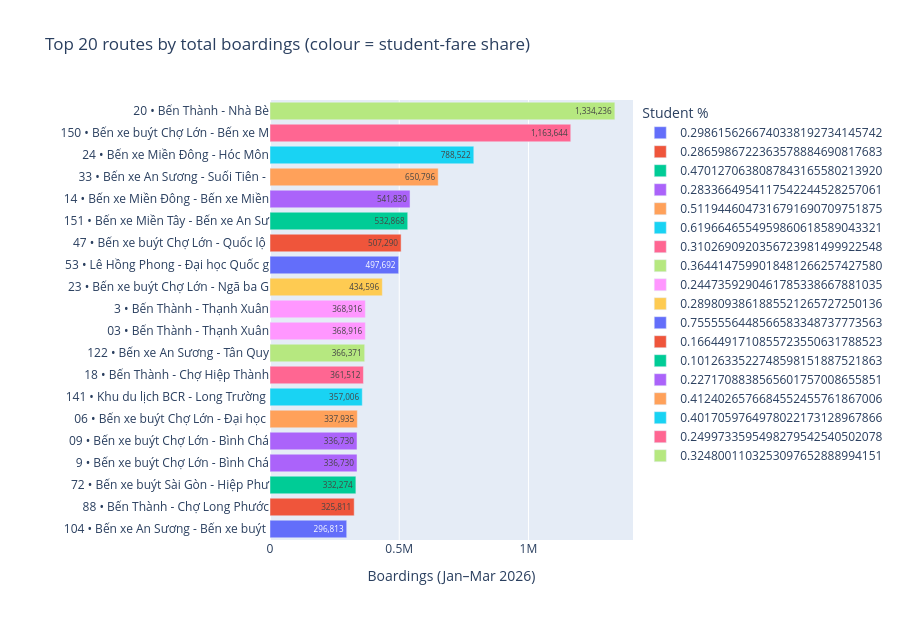

The notebook cell saved with this chart:
### Code cell
# Top 20 routes — total boardings
top = route_demand.head(20).copy()
top['label'] = top['route_no'] + ' • ' + top['route_name'].str[:30]
fig = px.bar(
    top.sort_values('boardings'),
    x='boardings', y='label', orientation='h',
    color='student_share', color_continuous_scale='Plasma',
    title='Top 20 routes by total boardings (colour = student-fare share)',
    labels={'boardings':'Boardings (Jan–Mar 2026)', 'label':'', 'student_share':'Student %'},
    text='boardings',
)
fig.update_traces(texttemplate='%{text:,.0f}', textposition='inside')
fig.update_layout(height=620, margin=dict(l=270))
fig.show()

### Figure 1 — Plotly figure (JSON) as saved in the notebook; plotly's stock layout.template omitted (floating-point values rounded to 4 significant figures)
{"data": [{"hovertemplate": "Student %=0.2986156266740338192734145742<br>Boardings (Jan–Mar 2026)=%{text}<br>=%{y}<extra></extra>", "legendgroup": "0.2986156266740338192734145742", "marker": {"color": "#636efa", "pattern": {"shape": ""}}, "name": "0.2986156266740338192734145742", "orientation": "h", "showlegend": true, "text": [296800.0], "textposition": "inside", "texttemplate": "%{text:,.0f}", "type": "bar", "x": [296813], "xaxis": "x", "y": ["104 • Bến xe An Sương - Bến xe buýt "], "yaxis": "y"}, {"hovertemplate": "Student %=0.2865986722363578884690817683<br>Boardings (Jan–Mar 2026)=%{text}<br>=%{y}<extra></extra>", "legendgroup": "0.2865986722363578884690817683", "marker": {"color": "#EF553B", "pattern": {"shape": ""}}, "name": "0.2865986722363578884690817683", "orientation": "h", "showlegend": true, "text": [325800.0], "textposition": "inside", "texttemplate": "%{text:,.0f}", "type": "bar", "x": [325811], "xaxis": "x", "y": ["88 • Bến Thành - Chợ Long Phước"], "yaxis": "y"}, {"hovertemplate": "Student %=0.4701270638087843165580213920<br>Boardings (Jan–Mar 2026)=%{text}<br>=%{y}<extra></extra>", "legendgroup": "0.4701270638087843165580213920", "marker": {"color": "#00cc96", "pattern": {"shape": ""}}, "name": "0.4701270638087843165580213920", "orientation": "h", "showlegend": true, "text": [332300.0], "textposition": "inside", "texttemplate": "%{text:,.0f}", "type": "bar", "x": [332274], "xaxis": "x", "y": ["72 • Bến xe buýt Sài Gòn - Hiệp Phư"], "yaxis": "y"}, {"hovertemplate": "Student %=0.2833664954117542244528257061<br>Boardings (Jan–Mar 2026)=%{text}<br>=%{y}<extra></extra>", "legendgroup": "0.2833664954117542244528257061", "marker": {"color": "#ab63fa", "pattern": {"shape": ""}}, "name": "0.2833664954117542244528257061", "orientation": "h", "showlegend": true, "text": [336700.0, 336700.0], "textposition": "inside", "texttemplate": "%{text:,.0f}", "type": "bar", "x": [336730, 336730], "xaxis": "x", "y": ["9 • Bến xe buýt Chợ Lớn - Bình Chá", "09 • Bến xe buýt Chợ Lớn - Bình Chá"], "yaxis": "y"}, {"hovertemplate": "Student %=0.5119446047316791690709751875<br>Boardings (Jan–Mar 2026)=%{text}<br>=%{y}<extra></extra>", "legendgroup": "0.5119446047316791690709751875", "marker": {"color": "#FFA15A", "pattern": {"shape": ""}}, "name": "0.5119446047316791690709751875", "orientation": "h", "showlegend": true, "text": [337900.0], "textposition": "inside", "texttemplate": "%{text:,.0f}", "type": "bar", "x": [337935], "xaxis": "x", "y": ["06 • Bến xe buýt Chợ Lớn - Đại học "], "yaxis": "y"}, {"hovertemplate": "Student %=0.6196646554959860618589043321<br>Boardings (Jan–Mar 2026)=%{text}<br>=%{y}<extra></extra>", "legendgroup": "0.6196646554959860618589043321", "marker": {"color": "#19d3f3", "pattern": {"shape": ""}}, "name": "0.6196646554959860618589043321", "orientation": "h", "showlegend": true, "text": [357000.0], "textposition": "inside", "texttemplate": "%{text:,.0f}", "type": "bar", "x": [357006], "xaxis": "x", "y": ["141 • Khu du lịch BCR - Long Trường "], "yaxis": "y"}, {"hovertemplate": "Student %=0.3102690920356723981499922548<br>Boardings (Jan–Mar 2026)=%{text}<br>=%{y}<extra></extra>", "legendgroup": "0.3102690920356723981499922548", "marker": {"color": "#FF6692", "pattern": {"shape": ""}}, "name": "0.3102690920356723981499922548", "orientation": "h", "showlegend": true, "text": [361500.0], "textposition": "inside", "texttemplate": "%{text:,.0f}", "type": "bar", "x": [361512], "xaxis": "x", "y": ["18 • Bến Thành - Chợ Hiệp Thành"], "yaxis": "y"}, {"hovertemplate": "Student %=0.3644147599018481266257427580<br>Boardings (Jan–Mar 2026)=%{text}<br>=%{y}<extra></extra>", "legendgroup": "0.3644147599018481266257427580", "marker": {"color": "#B6E880", "pattern": {"shape": ""}}, "name": "0.3644147599018481266257427580", "orientation": "h", "showlegend": true, "text": [366400.0], "textposition": "inside", "texttemplate": "%{text:,.0f}", "type": "bar", "x": [366371], "xaxis": "x", "y": ["122 • Bến xe An Sương - Tân Quy"], "yaxis": "y"}, {"hovertemplate": "Student %=0.2447359290461785338667881035<br>Boardings (Jan–Mar 2026)=%{text}<br>=%{y}<extra></extra>", "legendgroup": "0.2447359290461785338667881035", "marker": {"color": "#FF97FF", "pattern": {"shape": ""}}, "name": "0.2447359290461785338667881035", "orientation": "h", "showlegend": true, "text": [368900.0, 368900.0], "textposition": "inside", "texttemplate": "%{text:,.0f}", "type": "bar", "x": [368916, 368916], "xaxis": "x", "y": ["03 • Bến Thành - Thạnh Xuân", "3 • Bến Thành - Thạnh Xuân"], "yaxis": "y"}, {"hovertemplate": "Student %=0.2898093861885521265727250136<br>Boardings (Jan–Mar 2026)=%{text}<br>=%{y}<extra></extra>", "legendgroup": "0.2898093861885521265727250136", "marker": {"color": "#FECB52", "pattern": {"shape": ""}}, "name": "0.2898093861885521265727250136", "orientation": "h", "showlegend": true, "text": [434600.0], "textposition": "inside", "texttemplate": "%{text:,.0f}", "type": "bar", "x": [434596], "xaxis": "x", "y": ["23 • Bến xe buýt Chợ Lớn - Ngã ba G"], "yaxis": "y"}, {"hovertemplate": "Student %=0.7555556448566583348737773563<br>Boardings (Jan–Mar 2026)=%{text}<br>=%{y}<extra></extra>", "legendgroup": "0.7555556448566583348737773563", "marker": {"color": "#636efa", "pattern": {"shape": ""}}, "name": "0.7555556448566583348737773563", "orientation": "h", "showlegend": true, "text": [497700.0], "textposition": "inside", "texttemplate": "%{text:,.0f}", "type": "bar", "x": [497692], "xaxis": "x", "y": ["53 • Lê Hồng Phong - Đại học Quốc g"], "yaxis": "y"}, {"hovertemplate": "Student %=0.1664491710855723550631788523<br>Boardings (Jan–Mar 2026)=%{text}<br>=%{y}<extra></extra>", "legendgroup": "0.1664491710855723550631788523", "marker": {"color": "#EF553B", "pattern": {"shape": ""}}, "name": "0.1664491710855723550631788523", "orientation": "h", "showlegend": true, "text": [507300.0], "textposition": "inside", "texttemplate": "%{text:,.0f}", "type": "bar", "x": [507290], "xaxis": "x", "y": ["47 • Bến xe buýt Chợ Lớn - Quốc lộ "], "yaxis": "y"}, {"hovertemplate": "Student %=0.1012633522748598151887521863<br>Boardings (Jan–Mar 2026)=%{text}<br>=%{y}<extra></extra>", "legendgroup": "0.1012633522748598151887521863", "marker": {"color": "#00cc96", "pattern": {"shape": ""}}, "name": "0.1012633522748598151887521863", "orientation": "h", "showlegend": true, "text": [532900.0], "textposition": "inside", "texttemplate": "%{text:,.0f}", "type": "bar", "x": [532868], "xaxis": "x", "y": ["151 • Bến xe Miền Tây - Bến xe An Sư"], "yaxis": "y"}, {"hovertemplate": "Student %=0.2271708838565601757008655851<br>Boardings (Jan–Mar 2026)=%{text}<br>=%{y}<extra></extra>", "legendgroup": "0.2271708838565601757008655851", "marker": {"color": "#ab63fa", "pattern": {"shape": ""}}, "name": "0.2271708838565601757008655851", "orientation": "h", "showlegend": true, "text": [541800.0], "textposition": "inside", "texttemplate": "%{text:,.0f}", "type": "bar", "x": [541830], "xaxis": "x", "y": ["14 • Bến xe Miền Đông - Bến xe Miền"], "yaxis": "y"}, {"hovertemplate": "Student %=0.4124026576684552455761867006<br>Boardings (Jan–Mar 2026)=%{text}<br>=%{y}<extra></extra>", "legendgroup": "0.4124026576684552455761867006", "marker": {"color": "#FFA15A", "pattern": {"shape": ""}}, "name": "0.4124026576684552455761867006", "orientation": "h", "showlegend": true, "text": [650800.0], "textposition": "inside", "texttemplate": "%{text:,.0f}", "type": "bar", "x": [650796], "xaxis": "x", "y": ["33 • Bến xe An Sương - Suối Tiên - "], "yaxis": "y"}, {"hovertemplate": "Student %=0.4017059764978022173128967866<br>Boardings (Jan–Mar 2026)=%{text}<br>=%{y}<extra></extra>", "legendgroup": "0.4017059764978022173128967866", "marker": {"color": "#19d3f3", "pattern": {"shape": ""}}, "name": "0.4017059764978022173128967866", "orientation": "h", "showlegend": true, "text": [788500.0], "textposition": "inside", "texttemplate": "%{text:,.0f}", "type": "bar", "x": [788522], "xaxis": "x", "y": ["24 • Bến xe Miền Đông - Hóc Môn"], "yaxis": "y"}, {"hovertemplate": "Student %=0.2499733595498279542540502078<br>Boardings (Jan–Mar 2026)=%{text}<br>=%{y}<extra></extra>", "legendgroup": "0.2499733595498279542540502078", "marker": {"color": "#FF6692", "pattern": {"shape": ""}}, "name": "0.2499733595498279542540502078", "orientation": "h", "showlegend": true, "text": [1164000.0], "textposition": "inside", "texttemplate": "%{text:,.0f}", "type": "bar", "x": [1163644], "xaxis": "x", "y": ["150 • Bến xe buýt Chợ Lớn - Bến xe M"], "yaxis": "y"}, {"hovertemplate": "Student %=0.3248001103253097652888994151<br>Boardings (Jan–Mar 2026)=%{text}<br>=%{y}<extra></extra>", "legendgroup": "0.3248001103253097652888994151", "marker": {"color": "#B6E880", "pattern": {"shape": ""}}, "name": "0.3248001103253097652888994151", "orientation": "h", "showlegend": true, "text": [1334000.0], "textposition": "inside", "texttemplate": "%{text:,.0f}", "type": "bar", "x": [1334236], "xaxis": "x", "y": ["20 • Bến Thành - Nhà Bè"], "yaxis": "y"}], "layout": {"barmode": "relative", "height": 620, "legend": {"title": {"text": "Student %"}, "tracegroupgap": 0}, "margin": {"l": 270}, "title": {"text": "Top 20 routes by total boardings (colour = student-fare share)"}, "xaxis": {"anchor": "y", "domain": [0.0, 1.0], "title": {"text": "Boardings (Jan–Mar 2026)"}}, "yaxis": {"anchor": "x", "domain": [0.0, 1.0], "title": {"text": ""}}}}
